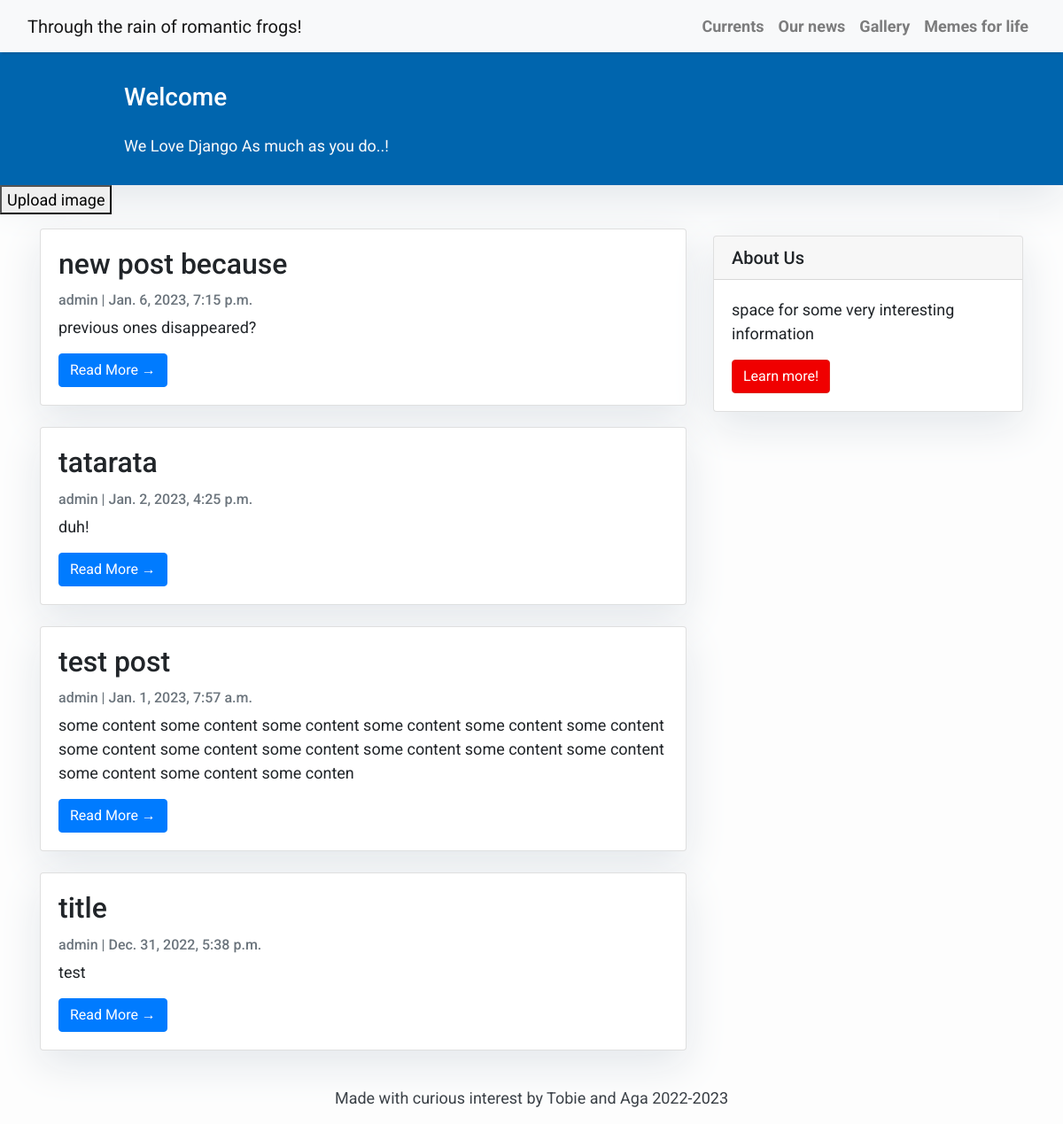
Before: / with the older database file.
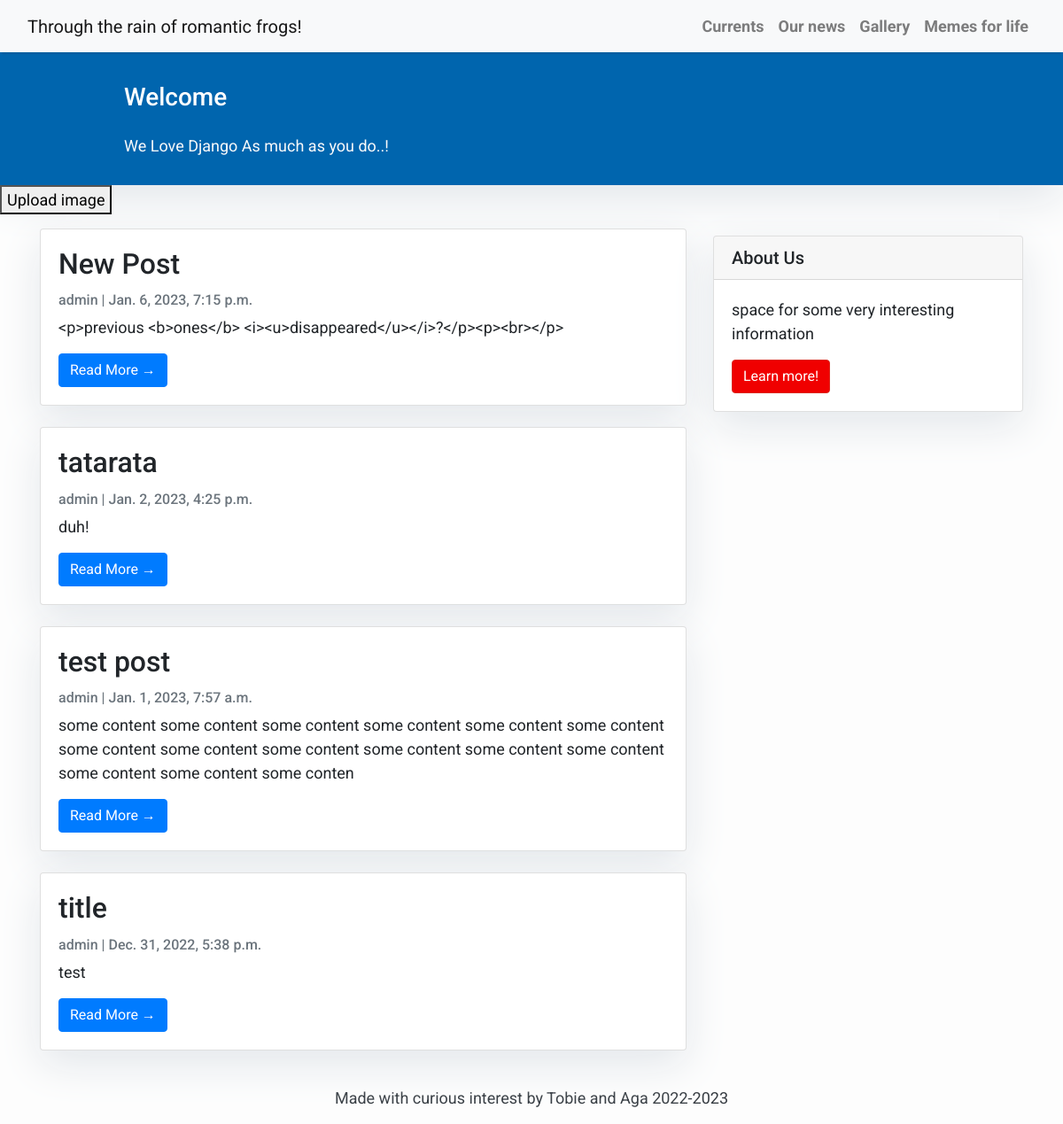
After: the same page with the newer database file.
### blog/models.py (models this page shows, shortened)
class Post(models.Model):
    title = models.CharField(max_length=200, unique=True)
    slug = models.SlugField(max_length=200, unique=True)
    author = models.ForeignKey(User, on_delete= models.CASCADE,related_name='blog_posts')
    updated_on = models.DateTimeField(auto_now= True)
    content = models.TextField()
    created_on = models.DateTimeField(auto_now_add=True)
    status = models.IntegerField(choices=STATUS, default=0)
    class Meta:
        ordering = ['-created_on']

### blog/views.py (the view)
# urls.py: path('', views.PostList.as_view(), name='home'),
class PostList(generic.ListView):
    queryset = Post.objects.filter(status=1).order_by('-created_on')
    template_name = 'index.html'

### templates/index.html (shortened to what this page needs)
{% extends "base.html" %}
{% block content %}
<header class="masthead">
    <div class="container">
        <div class="row">
            <div class=" col-md-8 col-md-10 mx-auto">
                <div class="site-heading">
                    <h3 class=" site-heading my-4 mt-3 text-white">Welcome</h3>
                    <p class="text-light">We Love Django As much as you do..! &nbsp
                    </p>
                </div>
            </div>
        </div>
    </div>
</header>
    <form method="post" enctype="multipart/form-data">
        <button type="submit">Upload image</button>
    </form>
<div class="container">
    <div class="row">
        <div class="col-md-8 mt-3 left">
            {% for post in post_list %}
            <div class="card mb-4">
                <div class="card-body">
                    <h2 class="card-title">{{ post.title }}</h2>
                    <p class="card-text text-muted h6">{{ post.author }} | {{ post.created_on }} </p>
                    <p class="card-text">{{post.content|slice:":200" }}</p>
                    <a href="{% url 'post_detail' post.slug  %}" class="btn btn-primary">Read More &rarr;</a>
                </div>
            </div>
            {% endfor %}
        </div>
        {% block sidebar %} {% include 'sidebar.html' %} {% endblock sidebar %}
    </div>
</div>
{%endblock%}

Changed rows visible on the page:
changed Post: title "new post because" → "New Post"; content "previous ones disappeared?" → "<p>previous <b>ones</b> <i><u>disappeared</u></i>?</p><p><br></p>"
